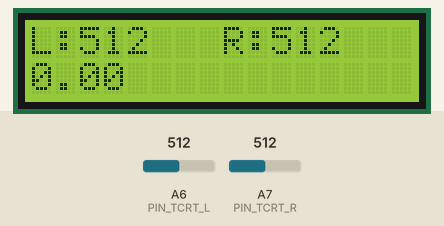
This sketch was run on a simulated Arduino Nano, built with avr-gcc and run on an emulated ATmega328P. On the bench: 16×2 character LCD. The test bench sets the inputs (shaded band); at power-on: A6 (PIN_TCRT_L) = 512, A7 (PIN_TCRT_R) = 512.

Above: at 1.2 s.
1.3 s: A6 (PIN_TCRT_L) set to 716
At 1.8 s:
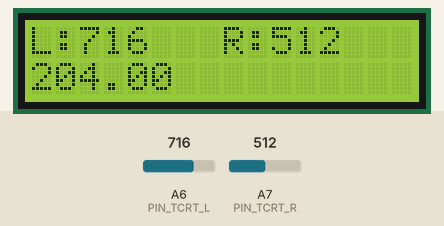
2.9 s: A7 (PIN_TCRT_R) set to 716
At 4.2 s:
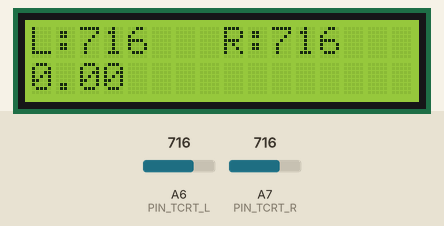
4.5 s: A6 (PIN_TCRT_L) set to 900
At 5.5 s:
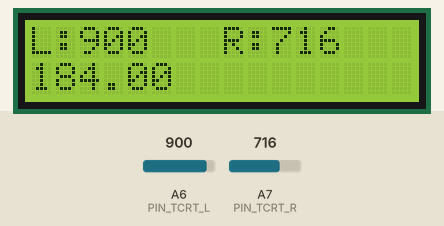
6.1 s: A7 (PIN_TCRT_R) set to 900
At 6.7 s:
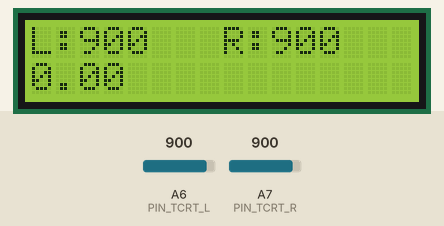
7.7 s: A6 (PIN_TCRT_L) set to 1023
At 9.0 s:
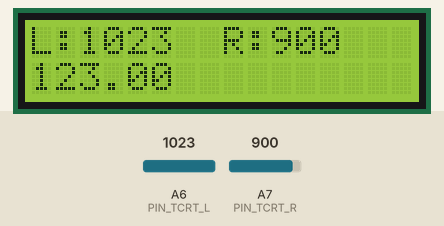
9.3 s: A7 (PIN_TCRT_R) set to 1023
At 10.3 s:
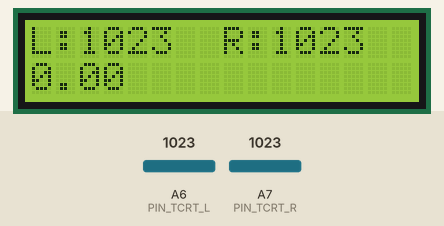
Timing chart, 0 to 11.9 s (numbered marks = the images above; inputs shaded):
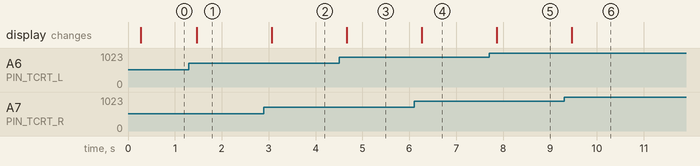

The sketch:

2Sensors_Test.ino
```cpp
#include <Wire.h>
#include <MsTimer2.h>
#include <TimerOne.h>
#include <LiquidCrystal.h>

#define DEBUG

#define PIN_LCD_RS 4
#define PIN_LCD_E 5
#define PIN_LCD_DB4 6
#define PIN_LCD_DB5 7
#define PIN_LCD_DB6 8
#define PIN_LCD_DB7 9
#define PIN_TCRT_L A6
#define PIN_TCRT_R A7

LiquidCrystal lcd(PIN_LCD_RS, PIN_LCD_E, PIN_LCD_DB4, PIN_LCD_DB5, PIN_LCD_DB6, PIN_LCD_DB7);

void setup()
{
#ifdef DEBUG
    Serial.begin(9600);
#endif

    //LCD
    lcd.begin(16, 2);

    //TimerOne (LCD refresh)
    Timer1.initialize(200000);
    Timer1.attachInterrupt(LCDPrint);
}

void loop()
{
}

void LCDPrint()
{
    int sensorL = analogRead(A6);
    int sensorR = analogRead(A7);
    float error = sensorL - sensorR;
    lcd.clear();
    lcd.print("L:");
    lcd.print(sensorL);
    lcd.setCursor(8, 0);
    lcd.print("R:");
    lcd.print(sensorR);
    lcd.setCursor(0, 1);
    lcd.print(String(error, 2));
}
```

Measured:
- after the input at 1.3 s, the display: changes after 0.17 s (image 1)
- after the input at 2.9 s, the display: changes after 0.17 s (image 2)
- after the input at 4.5 s, the display: changes after 0.17 s (image 3)
- after the input at 6.1 s, the display: changes after 0.17 s (image 4)
- after the input at 7.7 s, the display: changes after 0.17 s (image 5)
- after the input at 9.3 s, the display: changes after 0.17 s (image 6)
